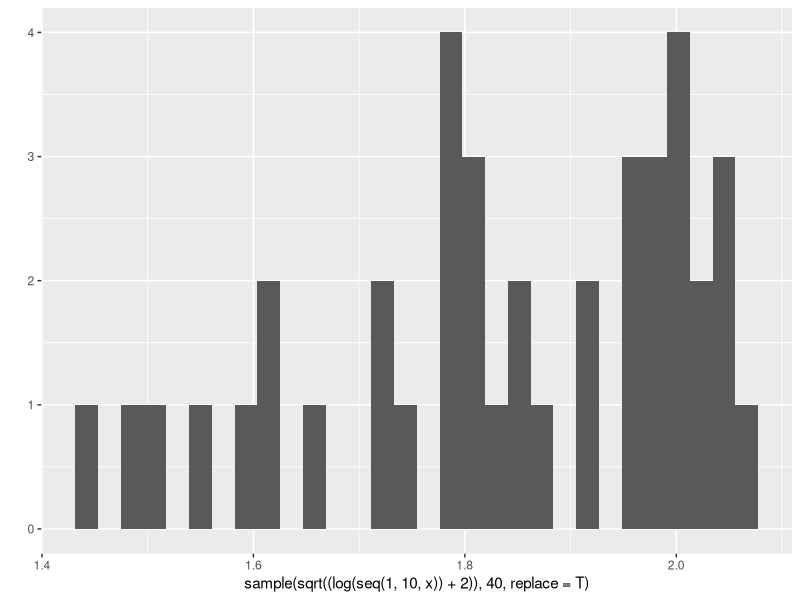
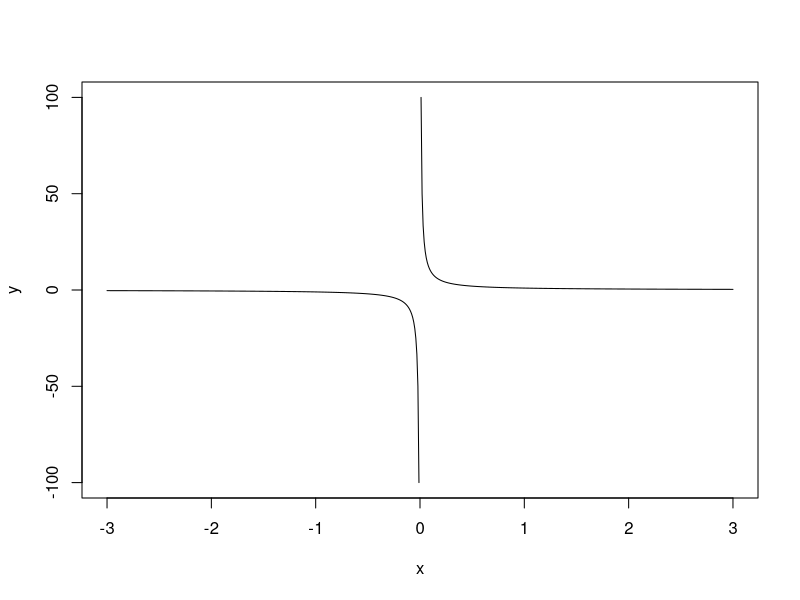

Generate these figures, in order, with R:
## ---- chunk 1
.Random.seed <- 121321
## ---- chunk 2
x1 <- 1:8
## ---- chunk 3
x <- 0.1

library(ggplot2)

qplot(x=sample(sqrt((log(seq(1, 10, x)) + 2)), 40, replace = T), geom="histogram")
## ---- chunk 4
x <- seq(-3, 3, 0.01)
y <- 1/x

plot(x, y, type = "l")
